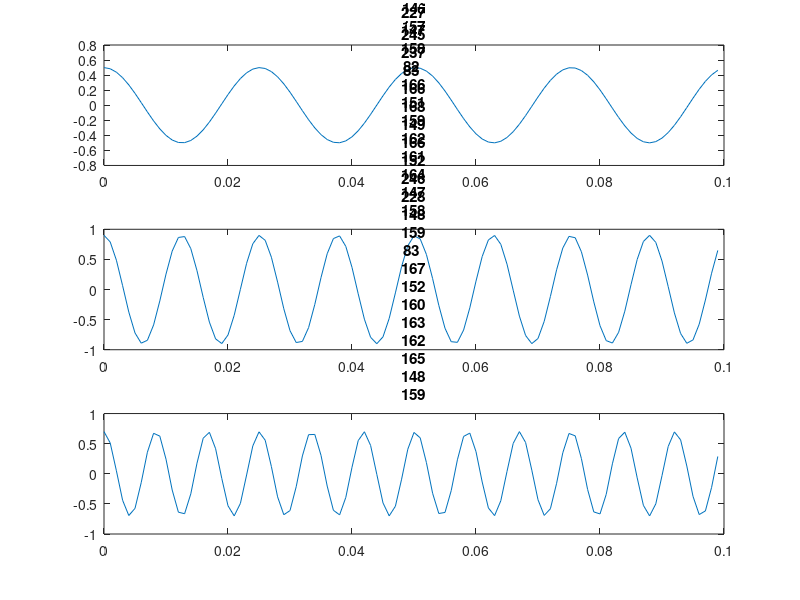

The MATLAB script that drew this image: (Note: this script raises an error after producing the figure.)
%Aplicación de linealidad de la Transformada Discreta de Fourier

Fs = 1000;                %Frecuencia de muestreo
dn = 1/Fs;                %Diferencial de tiempo
N = 2^12;                 %Número de muestras
n = (0:N-1)*dn;            %Vector de tiempos
dw = (2 * pi) / (N*dn);   %Diferencial de frecuencias angulares
w = (0 : N - 1) * dw;     %Vector de frecuencias angulares

%Coeficientes de las subseñales
a1 = 0.5;
a2 = 0.9;
a3 = 0.7;

%Subseñales temporal (cada uno es array de N muestras)
x1 = a1*cos(250*n);     
x2 = a2*cos(500*n);        
x3 = a3*cos(750*n);

%Límite de la frecuencia para graficar
wc = 1000;

%Construimos matriz en la que cada fila es una subseñal (matriz 3*N)
%Para poder graficar con un bucle y no de uno en uno
x = [x1; x2; x3];

%Graficamos las subseñales
figure(1);
for i = 1:3
    subplot(3,1,i)
    plot(n(1:100),x(i,1:100)) %Vemos con 100 primeras muestras
    title(num2str(i) + "º subseñal temporal")
end

%FFT de las subseñales
X1 = my_fft(x1);
X2 = my_fft(x2);
X3 = my_fft(x3);

%Introducimos transformadas en matriz para tratarlas fácilmente
%Nuestra FFT devuelve vector columna, los transponemos para que sean las filas
X = [X1'; X2'; X3'];

%Graficamos las subseñales
figure(2);
for i = 1:3
    subplot(3,1,i)
    plot(w,abs(X(i,:))) %Vemos las magnitudes
    title(num2str(i) + "º subseñal en frecuencias")
    xlim([0 wc])
end

%Para la señal conjunta
xtotal = x1 + x2 + x3;
%Transformada
Xtotal = my_fft(xtotal);

figure(3)
plot(w,abs(Xtotal),'LineWidth',2)
xlabel('$\omega$','Interpreter','latex','FontSize',24)
ylabel('$X(\omega)$','Interpreter','latex','FontSize',24);
set(gca,'FontSize',24)
xlim([0 wc])